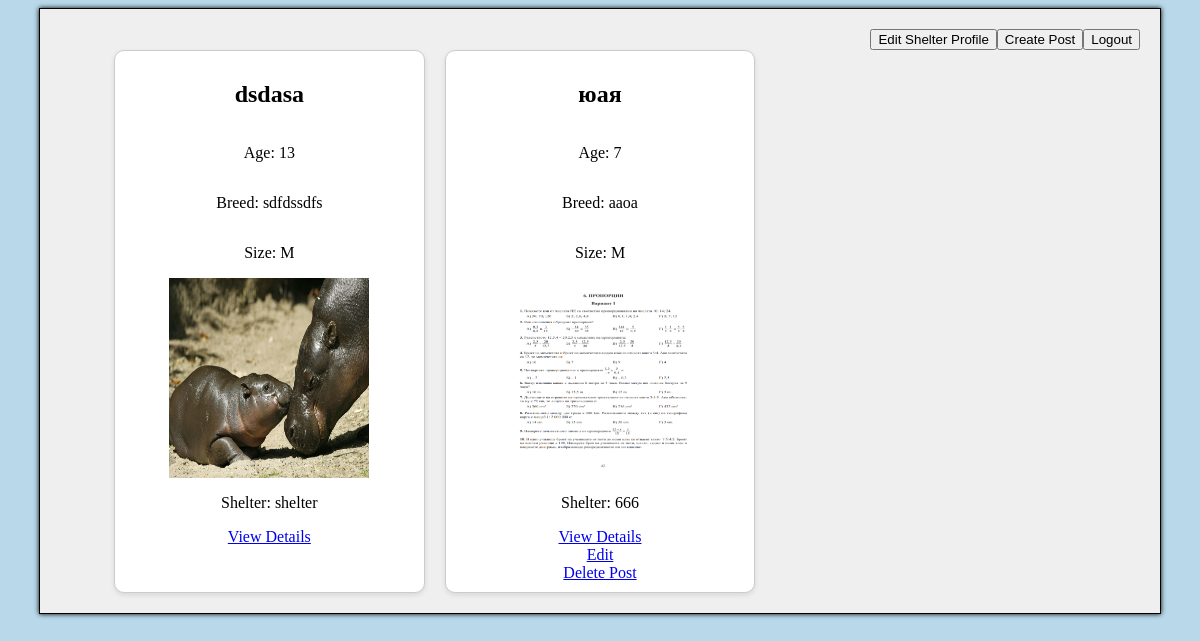
The app's page / (signed in), older data.
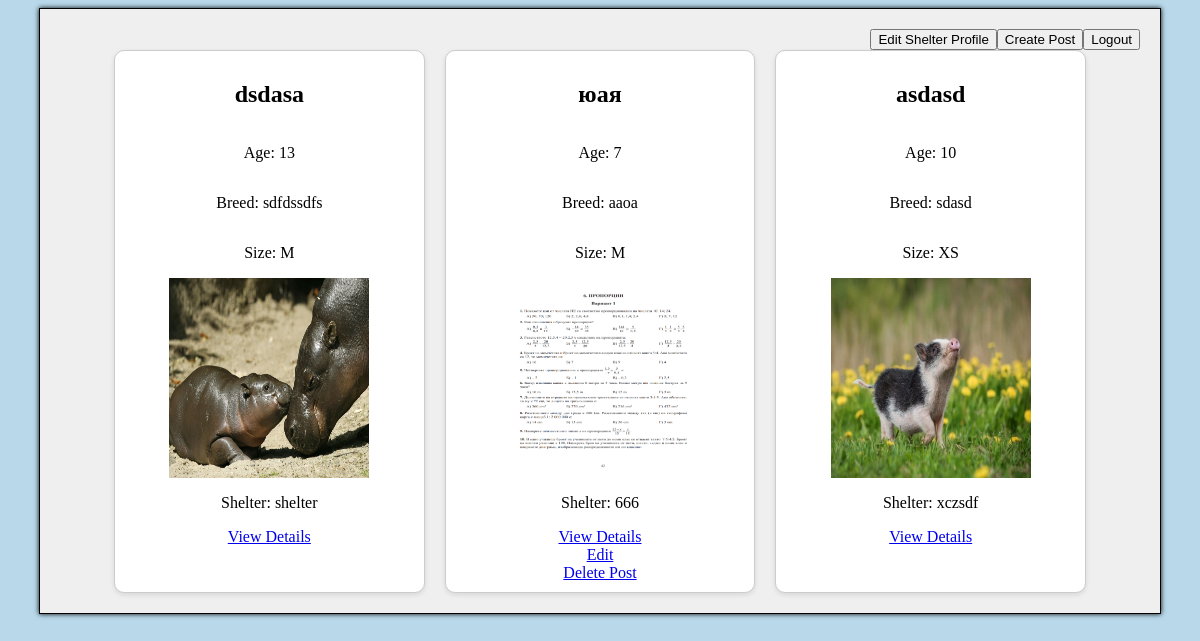
The same page, newer data.
### gui/models.py (models this page shows, shortened)
class DogAdoptionPost(models.Model):
    GENDER_CHOICES = [
        ('male', 'Male'),
        ('female', 'Female'),
    ]
    SIZE_CHOICES = [
        ('XS', 'Extra Small'),
        ('S', 'Small'),
        ('M', 'Medium'),
        ('L', 'Big'),
        ('XL', 'Extra Large'),
    ]
    name = models.CharField(max_length=255)
    age = models.PositiveIntegerField()
    gender = models.CharField(max_length=6, choices=GENDER_CHOICES)
    breed = models.CharField(max_length=255)
    description = models.TextField(blank=True)
    shelter = models.ForeignKey(Shelter, on_delete=models.CASCADE, null=True)
    image = models.ImageField(upload_to='dogs/', blank=True, null=True)
    size = models.CharField(max_length=2, choices=SIZE_CHOICES, default='M')

class Shelter(models.Model):
    user = models.OneToOneField(get_user_model(), on_delete=models.CASCADE, related_name='shelter', limit_choices_to={'role': 'shelter'}, null=True)
    name = models.CharField(max_length=255)
    working_hours = models.TextField()
    phone = models.CharField(max_length=20)
    address = models.CharField(max_length=255, default='')
    latitude = models.FloatField(default=0.0)
    longitude = models.FloatField(default=0.0)

### gui/views.py (the view)
# urls.py: path('', views.index, name='index'),
@login_required(login_url='/register-login')
def index(request):
    dogs = DogAdoptionPost.objects.all()
    shelters = Shelter.objects.all()
    return render(request, 'index.html', {'dogs': dogs, 'shelters': shelters})

### gui/templates/index.html (shortened to what this page needs)
{% extends "base_content.html" %}
{% load static %}
{% block content %}
    <form action="{% url 'logout' %}" method="post">
        <button type="submit" class="float-right">Logout</button>
    </form>
{% if request.user.role == 'shelter' %}
<form action="{% url 'create_post' %}" method="get" >
    <button type="submit" class="float-right">Create Post</button>
</form>
<form action="{% url 'edit_shelter' request.user.shelter.id %}" method="get">
    <button type="submit" class="float-right">Edit Shelter Profile</button>
</form>
{% endif %}
<div class="dog-container">
    {% for dog in dogs %}
    <div class="dog-item">
        <h2>{{ dog.name }}</h2>
        <p>Age: {{ dog.age }}</p>
        <p>Breed: {{ dog.breed }}</p>
        <p>Size: {{ dog.size }}</p>
        <div class="dog-image">
            {% if dog.image %}
                <img src="{{ dog.image.url }}" style="width: 200px; height: 200px;">
            {% else %}
                <img src="{% static 'dog_silhouette.jpg' %}" alt="Default Image" style="width: 200px; height: 200px;">
            {% endif %}
        </div>
        <p>Shelter: {{ dog.shelter.name }}</p>
        <a href="{% url 'dog_details' pk=dog.pk %}">View Details</a>
        {% if request.user.is_authenticated and request.user.role == 'shelter' and dog.shelter.user == request.user %}
            <a href="{% url 'edit_post' dog.pk %}">Edit</a>
            <a href="{% url 'delete_post' dog.pk %}">Delete Post</a>
        {% endif %}
    </div>
    {% endfor %}
</div>
{% endblock %}

Row changes from the older to the newer data that the page shows:
added DogAdoptionPost: name "asdasd", age "10", breed "sdasd", size "XS", image (picture), shelter.name "xczsdf"
